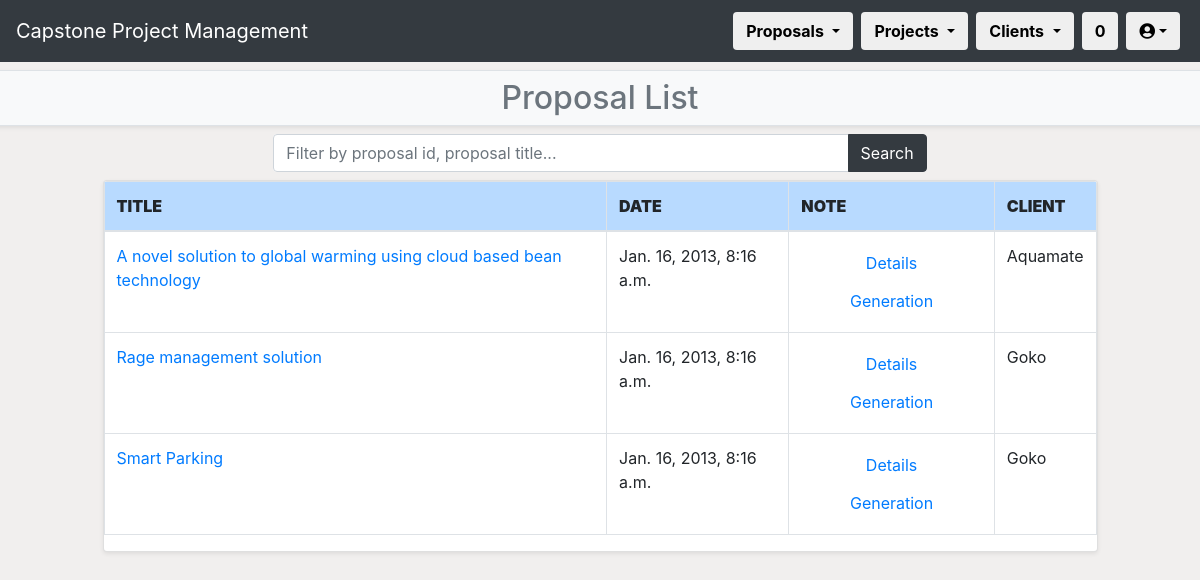
/CPPMS/proposal/proposal_list/ (signed in), run on the app's committed database.
### CPPMS/models.py (models this page shows, shortened)
class Proposal(models.Model):
    title = models.CharField(max_length=128, default="")
    created_at = models.DateTimeField(auto_now_add=True)
    updated_at = models.DateTimeField(auto_now=True)
    desc = models.TextField(default="")
    status = models.CharField(max_length=255, default="")
    spec = models.TextField(default="")
    skills = models.TextField(default="")
    env = models.TextField(default="")
    res = models.TextField(default="")
    client = models.ForeignKey(
        Client,
        on_delete=models.CASCADE,
        blank=True,
        null=True
    )
    external_supervisor = models.ForeignKey(
        External_Supervisor,
        models.SET_NULL,
        blank=True,
        null=True
    )
    proposal_incoming = models.ForeignKey(
        Incoming_Proposal,
        models.SET_NULL,
        blank=True,
        null=True
    )
    pass

class Client(models.Model):
    name = models.CharField(max_length=128, default="", unique=True)
    created_at = models.DateTimeField(auto_now_add=True)
    updated_at = models.DateTimeField(auto_now=True)
    address = models.CharField(max_length=255, default="")
    website = models.CharField(max_length=255, default="")
    desc = models.TextField(default="")
    pass
    def __str__(self):
        return self.name

### CPPMS/views.py (the view)
@login_required(login_url="/CPPMS/login/")
def proposal_list(request):
    username = request.user.first_name + " " + request.user.last_name
    count()
    if request.method == "POST":
        filter_value = request.POST.get("proposal_list")
    else:
        filter_value = ""
    proposal_list = Proposal.objects.all()
    if filter_value:
        proposal_filter = proposal_list.filter(
            Q(pk__icontains=filter_value) | Q(title__icontains=filter_value)
        )
    else:
        proposal_filter = proposal_list.all()
    return render(
        request,
        "proposal_list.html",
        {
            "count": count,
            "proposal_filter": proposal_filter,
            "filter_value": filter_value,
            "username": username
        }
    )

### CPPMS/views.py (called while the page is built)
def count():
    count = []
    count_web = Incoming_Proposal.proposals.all().count()
    count_word = Upload_Proposal.objects.all().count()
    count_all = count_web + count_word
    count = [count_web, count_word, count_all]
    return count

### CPPMS/templates/proposal_list.html (shortened to what this page needs)
{% extends "proposal.html" %}
{% block sub-page_content %}
{% if not messages %}
<h2>Proposal List</h2>
{% else %}
<h2>Proposal List</h2>
{% for message in messages %}<li>{{ message }}</li>{% endfor %}
{% endif %}
{% endblock %}
{% block page_detail_content %}
<div class="row mb-2">
    <div class="col-md-1"></div>
    <div class="col">
        <div class="row mb-2">
            <div class="col-sm-2"></div>
            <div class="col">
                <form method="POST" class="form bg-white rounded">
                    <div class="input-group">
                        <input id="txtSearch3" type="text" class="form-control" placeholder="Filter by proposal id, proposal title..." name="proposal_list" value="{{ filter_value }}" />
                        <div class="input-group-append">
                            <button class="btn btn-dark" type="submit">Search</button>
                        </div>
                    </div>
                </form>
            </div>
            <div class="col-sm-2"></div>
        </div>
        <div class="row mb-2">
            <div class="col">
                <div class="table-responsive card shadow-sm">
                    <table class="table table-bordered table-hover">
                        <thead>
                            <tr class="table-primary">
                                <th scope="col"><strong>TITLE</strong></th>
                                <th scope="col"><strong>DATE</strong></th>
                                <th scope="col"><strong>NOTE</strong></th>
                                <th scope="col"><strong>CLIENT</strong></th>
                            </tr>
                        </thead>
                        <tbody>
                            {% for proposal in proposal_filter %}
                            <tr scope="row">
                                <td><a href="proposal_progress/{{ proposal.pk }}">{{ proposal.title }}</a></td>
                                <td>{{ proposal.created_at }}</td>
                                <td style="text-align:center">
                                    <a class="btn" role="button" type="submit" name="proposal" value="proposal" data-toggle="tooltip" title="Proposal" href="proposal_detail/{{ proposal.pk }}">Details</a>
                                    <a class="btn" role="button" type="submit" name="project" value="project" data-toggle="tooltip" title="Project" href="{% url 'generation_list' title=proposal.title %}">Generation</a>
                                </td>
                                <td>{{ proposal.client }}</td>
                            </tr>
                            {% endfor %}
                        </tbody>
                    </table>
                </div>
            </div>
        </div>
    </div>
    <div class="col-md-1"></div>
</div>
{% endblock %}

### data on the page
Proposal: title "A novel solution to global warming using cloud based bean technology", created_at "Jan. 16, 2013, 8:16 a.m.", client "Aquamate"
Proposal: title "Rage management solution", created_at "Jan. 16, 2013, 8:16 a.m.", client "Goko"
Proposal: title "Smart Parking", created_at "Jan. 16, 2013, 8:16 a.m.", client "Goko"

### other printed values
{{ count.2 }} "0"
